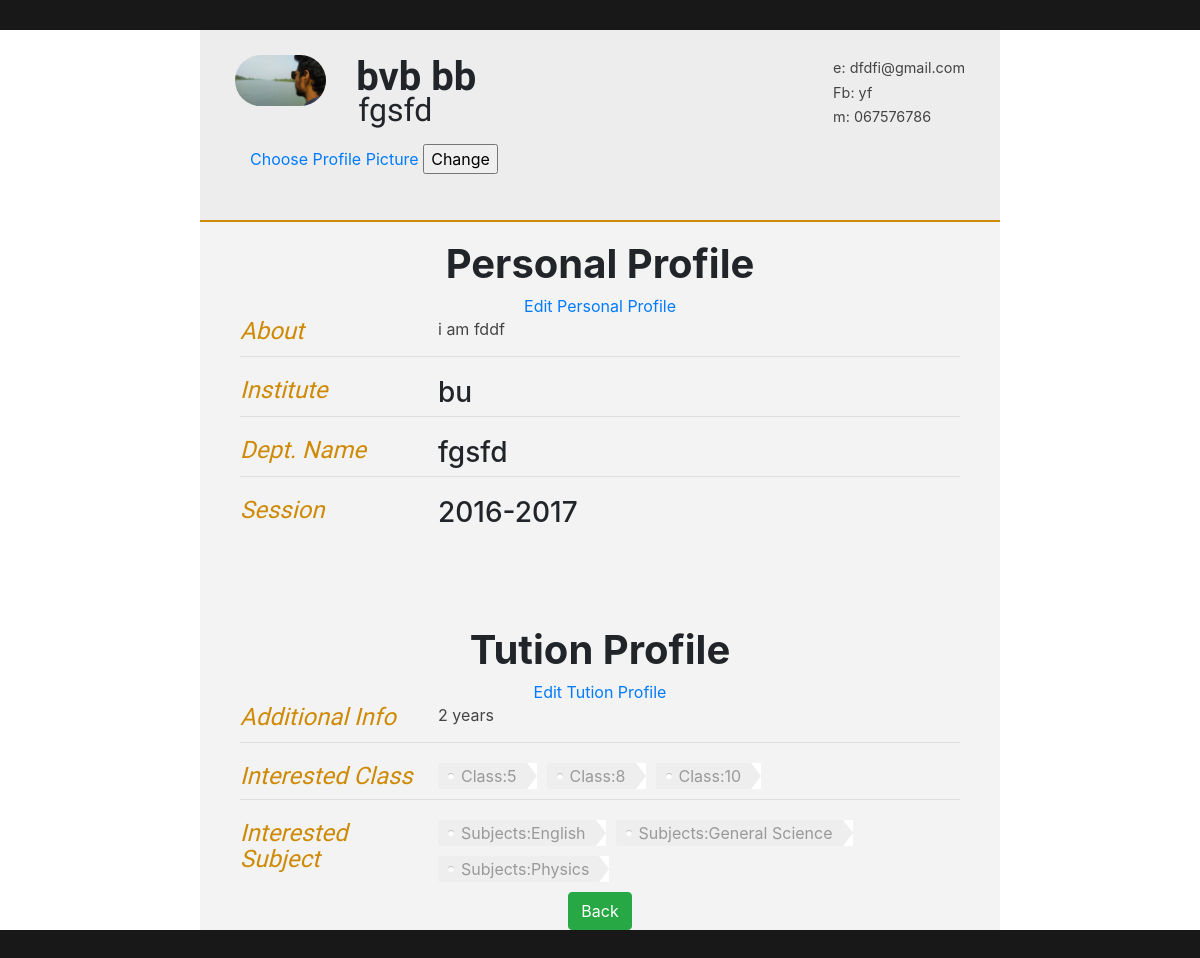
The page /userProfile.php?user=20 on the database its author committed.
### tables this page shows
CREATE TABLE `tutors` (
  `id` int(11) NOT NULL,
  `firstName` varchar(40) NOT NULL,
  `lastName` varchar(40) NOT NULL,
  `instituteName` varchar(40) NOT NULL,
  `profilePic` varchar(255) NOT NULL,
  `phnNo` decimal(30,0) NOT NULL,
  `tInform` varchar(255) NOT NULL,
  `deptName` varchar(255) NOT NULL,
  `session` varchar(30) NOT NULL,
  `email` varchar(255) NOT NULL,
  `fbId` varchar(255) NOT NULL,
  `class` varchar(255) NOT NULL,
  `sub` varchar(255) NOT NULL,
  `addInfo` varchar(255) NOT NULL
);

### userProfile.php (the view, shortened to what this page needs)
<?php
    require 'serverCon.php';
    $id=$_GET['user'];
    $query = "SELECT * FROM tutors where id=$id";
    $result=mysqli_query($link,$query);
?>
<!DOCTYPE html>
<html>
<head>
  <?php  while($row=mysqli_fetch_array($result)){
      $subQuery = "SELECT * FROM tutors WHERE id = $id";
                    $subResult=mysqli_query($link,$subQuery);
                    $subRow= mysqli_fetch_array($subResult);
                    $arr = $subRow['class'];
                    $arrResult=explode(',',$arr);
                    $arr2 = $subRow['sub'];
                    $arrResult2=explode(',',$arr2);
      ?>
<link type="text/css" rel="stylesheet" href="style.css">
<link rel="stylesheet" href="assets/bootstrap/css/bootstrap.min.css">
</head>
<body id="top">
<div id="cv" class="instaFade">
	<div class="mainDetails">
		<div id="headshot" class="quickFade">
			 <?php
                        echo '<p><img src="'.$row['profilePic'].'" media-simple></p>';
                ?>
		</div>
		<div id="name">
			<h1 class="quickFade delayTwo"> <?php echo ''.$row['firstName'].'    '.$row['lastName'].' ';?></h1>
			<h2 class="quickFade delayThree"><?php echo ''.$row['deptName'].'';?></h2>
		</div>
		<div id="contactDetails" class="quickFade delayFour">
			<ul>
				<li>e: <a><?php echo ''.$row['email'].'';?></a></li>
				<li>Fb: <a href="https://<?php echo ''.$row['fbId'].'';?> " target="_blank"><?php echo ''.$row['fbId'].'';?></a></li>
				<li>m: <?php echo '0'.$row['phnNo'].'';?></li>
			</ul>
		</div>
             <div>
                 <form class="form-horizontal" method="POST" enctype="multipart/form-data" action="profilePicUpdate.php?tutor=<?php echo $id ?>">
                <div class="form-group">
          <div class="col-sm-10">
              <a href="#" style="text-decoration: underline"><label class="control-label" for="img">Choose Profile Picture</label></a>
              <input type="submit" value="Change">
          </div>
        </div>
                 </form>
            </div>
	</div>
	<div id="mainArea" class="quickFade delayFive">
		<section>
                    <div>
                        <center>
                            <h1><b><i>Personal Profile</i></b></h1>
                            <a href="edit.php?user=<?php echo $id;?>">Edit Personal Profile</a>
                        </center>
                    </div>
			<article>
				<div class="sectionTitle">
					<h1>About</h1>
				</div>
				<div class="sectionContent">
					<p><?php echo ''.$row['tInform'].'';?></p>
				</div>
			</article>
		</section>
            <section>
			<div class="sectionTitle">
				<h1>Institute</h1>
			</div>
			<div class="sectionContent">
                            <h3><?php echo ''.$row['instituteName'].'';?></h3>
			</div>
		</section>
            <section>
			<div class="sectionTitle">
				<h1>Dept. Name</h1>
			</div>
			<div class="sectionContent">
                            <h3><?php echo ''.$row['deptName'].'';?></h3>
			</div>
		</section>
		<section>
			<div class="sectionTitle">
				<h1>Session</h1>
			</div>
			<div class="sectionContent">
                            <h3><?php echo ''.$row['session'].'';?></h3>
			</div>
                    <div class="clear"></div><br>
		</section>
            <br>
            <br>
	</div>
    <div id="mainArea" class="quickFade delayFive">
		<section>
                    <div>
                        <center>
                            <h1><b><i>Tution Profile</i></b></h1>
                             <a href="editTutionProfile.php?tutor=<?php echo $id;?>">Edit Tution Profile</a>
                        </center>
                    </div>
			<article>
				<div class="sectionTitle">
					<h1>Additional Info</h1>
				</div>
				<div class="sectionContent">
					<p><?php echo ''.$subRow['addInfo'].'';?></p>
				</div>
			</article>
		</section>
            <section>
			<div class="sectionTitle">
				<h1>Interested Class</h1>
			</div>
			<div class="sectionContent">
                            <ul class="tags">
                    <?php foreach($arrResult as $val)
                        {
                        ?>
                                <li class="tag">Class:<?php  echo "$val";?></li>
                   <?php }?>
                 </ul>
			</div>
		</section>
            <section>
			<div class="sectionTitle">
				<h1>Interested Subject</h1>
			</div>
			<div class="sectionContent" >
                           <ul class="tags">
                    <?php foreach($arrResult2 as $val2)
                        {
                        ?>
                               <li class="tag">Subjects:<?php  echo "$val2";?></li>
                   <?php }?>
                 </ul>
			</div>
		</section>
            <center><a href="index.php"><button id="back" class="btn btn-success">Back</button></a></center>
            <?php
                        }
                        ?>
	</div>
</div>
</body>
</html>

### style.css (style rules this page uses)
html,body,div,span,object,iframe,h1,h2,h3,h4,h5,h6,p,blockquote,pre,abbr,address,cite,code,del,dfn,em,img,ins,kbd,q,samp,small,strong,sub,sup,var,b,i,dl,dt,dd,ol,ul,li,fieldset,form,label,legend,table,caption,tbody,tfoot,thead,tr,th,td,article,aside,canvas,details,figcaption,figure,footer,header,hgroup,menu,nav,section,summary,time,mark,audio,video { border:0; font:inherit; font-size:100%; margin:0; padding:0; vertical-align:baseline; }
article,aside,details,figcaption,figure,footer,header,hgroup,menu,nav,section { display:block; }
html, body { background: #181818; font-family: 'Lato', helvetica, arial, sans-serif; font-size: 16px; color: #222; }
p { font-size: 1em; line-height: 1.4em; margin-bottom: 20px; color: #444; }
#cv { width: 90%; max-width: 800px; background: #f3f3f3; margin: 30px auto; }
.mainDetails { padding: 25px 35px; border-bottom: 2px solid #cf8a05; background: #ededed; }
#name h1 { font-size: 2.5em; font-weight: 700; font-family: 'Rokkitt', Helvetica, Arial, sans-serif; margin-bottom: -6px; }
#name h2 { font-size: 2em; margin-left: 2px; font-family: 'Rokkitt', Helvetica, Arial, sans-serif; }
#mainArea { padding: 0 40px; }
#headshot { width: 12.5%; float: left; margin-right: 30px; }
#headshot img { width: 100%; height: auto; -webkit-border-radius: 50px; border-radius: 50px; }
#name { float: left; }
#contactDetails { float: right; }
#contactDetails ul { list-style-type: none; font-size: 0.9em; margin-top: 2px; }
#contactDetails ul li { margin-bottom: 3px; color: #444; }
#contactDetails ul li a, a[href^=tel] { color: #444; text-decoration: none; -webkit-transition: all .3s ease-in; -moz-transition: all .3s ease-in; -o-transition: all .3s ease-in; -ms-transition: all .3s ease-in; transition: all .3s ease-in; }
section { border-top: 1px solid #dedede; padding: 20px 0 0; }
section:first-child { border-top: 0; }
.sectionTitle { float: left; width: 25%; }
.sectionContent { float: right; width: 72.5%; }
.sectionTitle h1 { font-family: 'Rokkitt', Helvetica, Arial, sans-serif; font-style: italic; font-size: 1.5em; color: #cf8a05; }
.instaFade { -webkit-animation-name: reset, fade-in; -webkit-animation-duration: 1.5s; -webkit-animation-timing-function: ease-in; -moz-animation-name: reset, fade-in; -moz-animation-duration: 1.5s; -moz-animation-timing-function: ease-in; animation-name: reset, fade-in; animation-duration: 1.5s; animation-timing-function: ease-in; }
.quickFade { -webkit-animation-name: reset, fade-in; -webkit-animation-duration: 2.5s; -webkit-animation-timing-function: ease-in; -moz-animation-name: reset, fade-in; -moz-animation-duration: 2.5s; -moz-animation-timing-function: ease-in; animation-name: reset, fade-in; animation-duration: 2.5s; animation-timing-function: ease-in; }
.delayTwo { -webkit-animation-delay: 0, 1s; -moz-animation-delay: 0, 1s; animation-delay: 0, 1s; }
.delayThree { -webkit-animation-delay: 0, 1.5s; -moz-animation-delay: 0, 1.5s; animation-delay: 0, 1.5s; }
.delayFour { -webkit-animation-delay: 0, 2s; -moz-animation-delay: 0, 2s; animation-delay: 0, 2s; }
.delayFive { -webkit-animation-delay: 0, 2.5s; -moz-animation-delay: 0, 2.5s; animation-delay: 0, 2.5s; }
.tags { list-style: none; margin: 0; overflow: hidden; padding: 0; }
.tags li { float: left; }
.tag { background: #eee; border-radius: 3px 0 0 3px; color: #999; display: inline-block; height: 26px; line-height: 26px; padding: 0 20px 0 23px; position: relative; margin: 0 10px 10px 0; text-decoration: none; -webkit-transition: color 0.2s; }
.tag::before { background: #fff; border-radius: 10px; box-shadow: inset 0 1px rgba(0, 0, 0, 0.25); content: ''; height: 6px; left: 10px; position: absolute; width: 6px; top: 10px; }
.tag::after { background: #fff; border-bottom: 13px solid transparent; border-left: 10px solid #eee; border-top: 13px solid transparent; content: ''; position: absolute; right: 0; top: 0; }

### rows shown on the page
tutors: profilePic (picture), firstName "bvb", lastName "bb", deptName "fgsfd", email "dfdfi@gmail.com", fbId "yf", phnNo "67576786", tInform "i am fddf", instituteName "bu", session "2016-2017", addInfo "2 years", class "5", class "8", class "10", sub "English", sub "General Science", sub "Physics"
